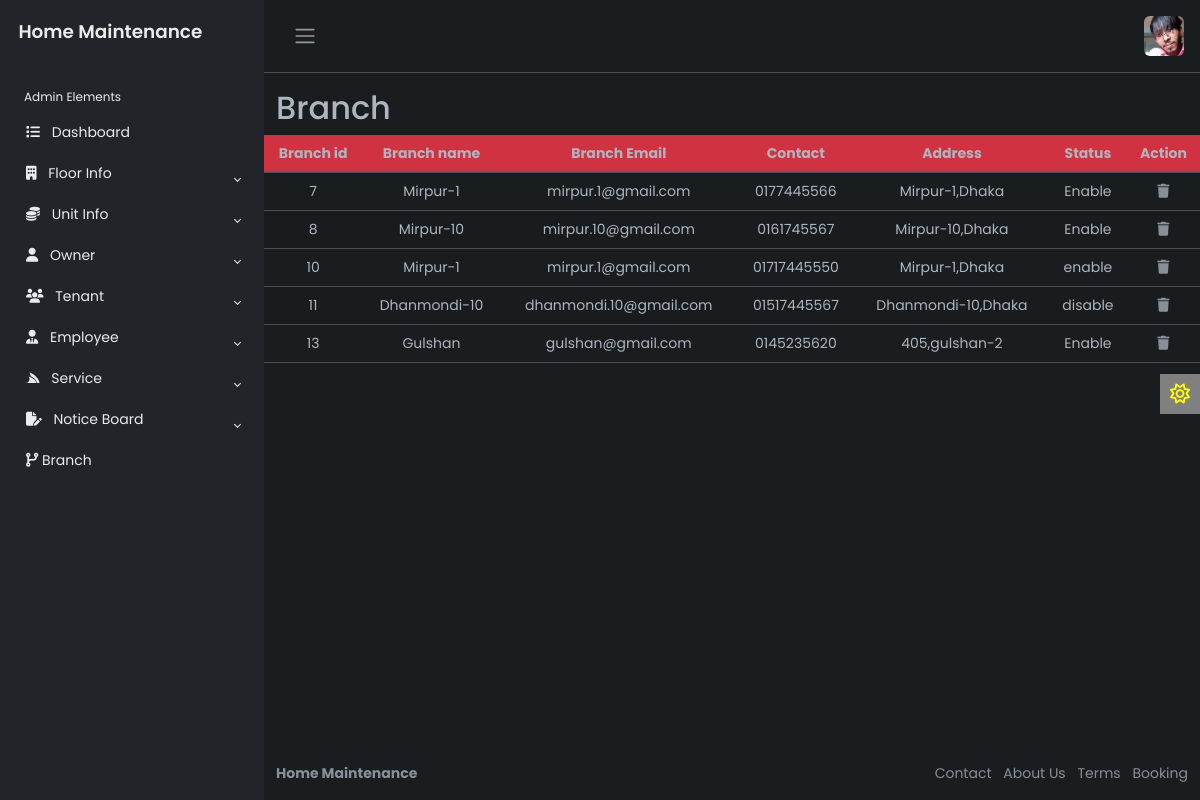
/branch.php, run on the app's committed database.
### tables this page shows
CREATE TABLE `tblbranch` (
  `branch_id` int(11) NOT NULL,
  `branch_name` varchar(100) NOT NULL,
  `b_email` varchar(50) NOT NULL,
  `b_contact_no` varchar(15) NOT NULL,
  `b_address` varchar(100) NOT NULL,
  `b_status` varchar(50) NOT NULL DEFAULT '1'
);

### branch.php (the view)
<?php include('include/sidebar.php')?>
<div class="main">
    <?php include('include/header.php')?>
    <main class="content mt-3">
        <div class="container">
            <div class="row">
                <h2 class="">Branch</h2>
                <?php
                $connect = mysqli_connect("localhost","root","","my_ams_db");
                $sql = "SELECT * FROM tblbranch";
                $result = mysqli_query($connect,$sql);
                $data = mysqli_fetch_all($result,MYSQLI_ASSOC);
                ?>
                <table class="table table-striped table-hover">
                    <tr class="bg-danger text-center">
                        <th>Branch id</th>
                        <th>Branch name</th>
                        <th>Branch Email</th>
                        <th>Contact</th>
                        <th>Address</th>
                        <th>Status</th>
                        <th>Action</th>
                    </tr>
                    <?php foreach($data as $value) {?>
                        <tr class="text-center">
                            <td><?php echo $value["branch_id"];?></td>
                            <td><?php echo $value["branch_name"];?></td>
                            <td><?php echo $value["b_email"];?></td>
                            <td><?php echo $value["b_contact_no"];?></td>
                            <td><?php echo $value["b_address"];?></td>
                            <td><?php echo $value["b_status"];?></td>
                            <td><span><a href="delete.php?id=<?php echo $value["branch_id"] ; ?>"><i class="fa-solid fa-trash text-muted"></i></a></span></td>
                        </tr>
                    <?php } ?>
                </table>
            </div>
        </div>
    </main>
    <?php include('include/theme.php')?>
    <?php include('include/footer.php')?>
</body>

### css/style.css (style rules this page uses)
* { padding: 0; margin: 0; box-sizing: border-box; }
body { font-family: 'Poppins', sans-serif; font-size: 0.875rem; opacity: 1; overflow-y: scroll; margin: 0; }
a { cursor: pointer; text-decoration: none; }
.main { display: flex; flex-direction: column; min-height: 100vh; min-width: 0; overflow: hidden; transition: all 0.35s ease-in-out; width: 100%; background: var(--bs-dark-bg-subtle); }
.content { flex: 1; }

### data on the page
tblbranch: branch_id "7", branch_name "Mirpur-1", b_email "mirpur.1@gmail.com", b_contact_no "0177445566", b_address "Mirpur-1,Dhaka", b_status "Enable"
tblbranch: branch_id "8", branch_name "Mirpur-10", b_email "mirpur.10@gmail.com", b_contact_no "0161745567", b_address "Mirpur-10,Dhaka", b_status "Enable"
tblbranch: branch_id "10", branch_name "Mirpur-1", b_email "mirpur.1@gmail.com", b_contact_no "01717445550", b_address "Mirpur-1,Dhaka", b_status "enable"
tblbranch: branch_id "11", branch_name "Dhanmondi-10", b_email "dhanmondi.10@gmail.com", b_contact_no "01517445567", b_address "Dhanmondi-10,Dhaka", b_status "disable"
tblbranch: branch_id "13", branch_name "Gulshan", b_email "gulshan@gmail.com", b_contact_no "0145235620", b_address "405,gulshan-2", b_status "Enable"
